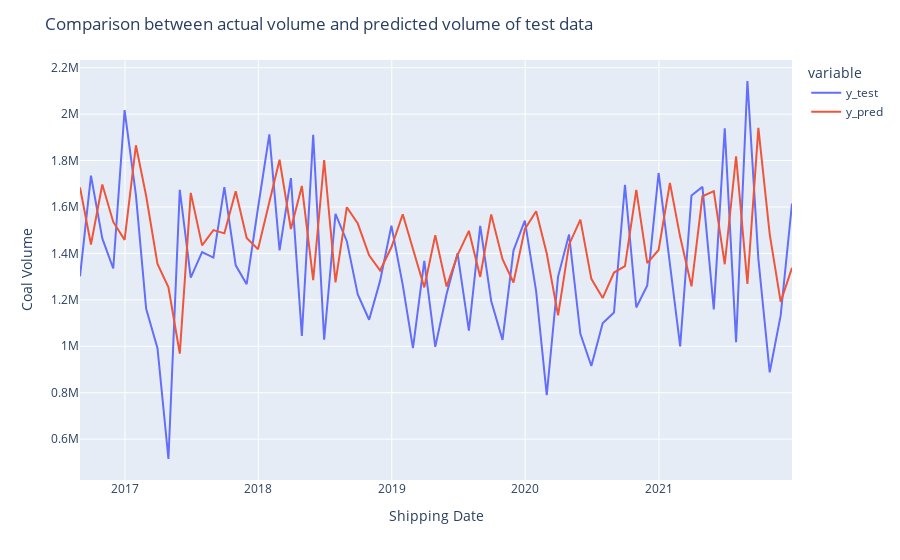

Here is the notebook cell this chart was saved with:
### Markdown cell above
## Communicate the result

### Code cell
fig = px.line(df_pred_test)
fig.update_layout(
    title="Comparison between actual volume and predicted volume of test data",
    xaxis_title = "Shipping Date",
    yaxis_title = "Coal Volume"
                     )
fig.show()
